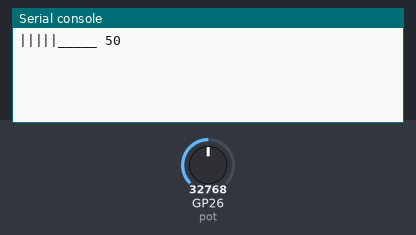
The program below on a simulated Raspberry Pi Pico running MicroPython. Parts: the last lines printed to the serial console. The test bench sets the inputs (shaded band); at power-on: GP26 (pot) = 32768 (analog values on the 0–65535 scale).

Above: at 1.2 s.
1.3 s: GP26 (pot) set to 45874
At 2.3 s:
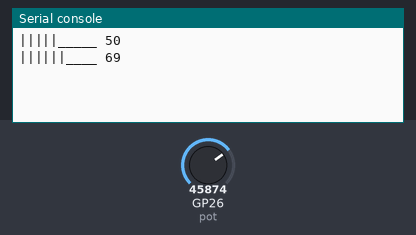
2.8 s: GP26 (pot) set to 57670
At 3.4 s:
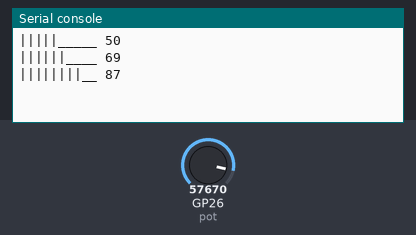
4.3 s: GP26 (pot) set to 65535
At 5.5 s:
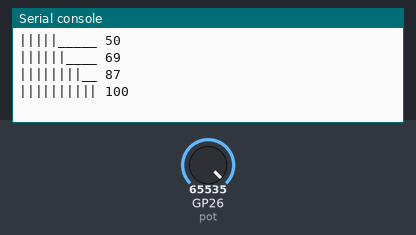
5.8 s: GP26 (pot) set to 32767
At 7.0 s:
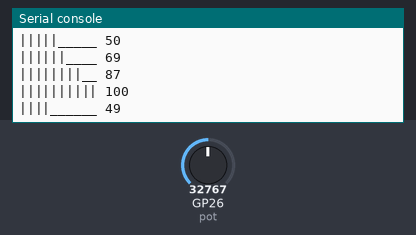
7.3 s: GP26 (pot) set to 19660
At 8.2 s:
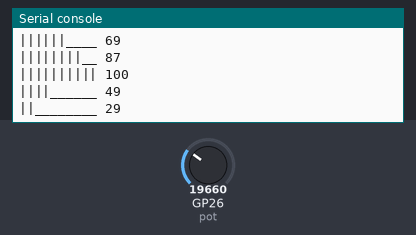
8.8 s: GP26 (pot) set to 7864
At 9.4 s:
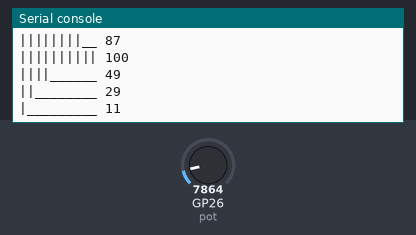

The program:

volume_sim.py
```python
from machine import Pin, ADC
import time

# setting up in 26 to be ADC input
pot = ADC(Pin(26))

# setting up constant for the converion factor from 0 - 65535 to 0 - 100 scale
conversion_factor = 100 / 65535

# setting up constant for last_volume
last_volume = 0

while True:

    # assign the current_volume that take reading from physical sensor
    # then multiply to conversion_factor the to make current_volume into 0 - 100 scale
    current_volume = int(pot.read_u16() * conversion_factor)

    # This line is to make sure that when reading the data from the sensor
    # the program will OINLY take data if the difference is MORE or LESS than 2
    # otherwise it will DISCARD
    if ((current_volume - last_volume) >= 2 ) or ((current_volume - last_volume <= -2)):

        # Convert current_volume from 0 - 100 to 0 -10 scale then assign to num_bar
        num_bar = int(current_volume / 10)

        # This will do 3 things
        # 1. It will print | with the same number of num_bar value  the calculation is done by ( | * num_bar)
        # 2. It will print _ for the less of the space, the calculation is done by (10 - num_bar)
        # 3. It will print num_bar value
        print("|" * num_bar + "_" * (10 - num_bar), current_volume)

        # assign current_volume into last_volume
        last_volume = current_volume

    # time delay
    time.sleep(0.1)
```

Measured:
- after the input at 1.3 s, the serial console: prints a new line at once (image 1)
- after the input at 2.8 s, the serial console: prints a new line at once (image 2)
- after the input at 4.3 s, the serial console: prints a new line at once (image 3)
- after the input at 5.8 s, the serial console: prints a new line at once (image 4)
- after the input at 7.3 s, the serial console: prints a new line at once (image 5)
- after the input at 8.8 s, the serial console: prints a new line at once (image 6)
